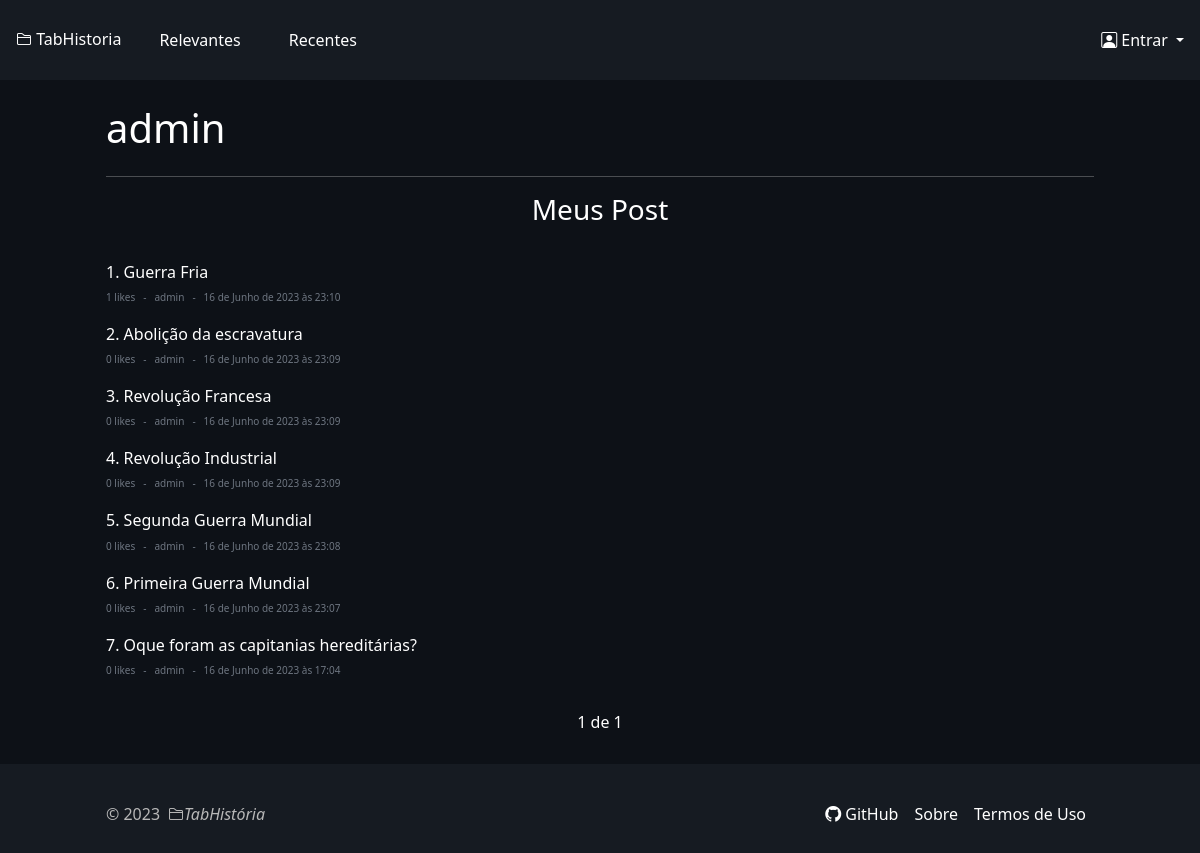
The page /client/profile/1/ on the database as committed earlier.
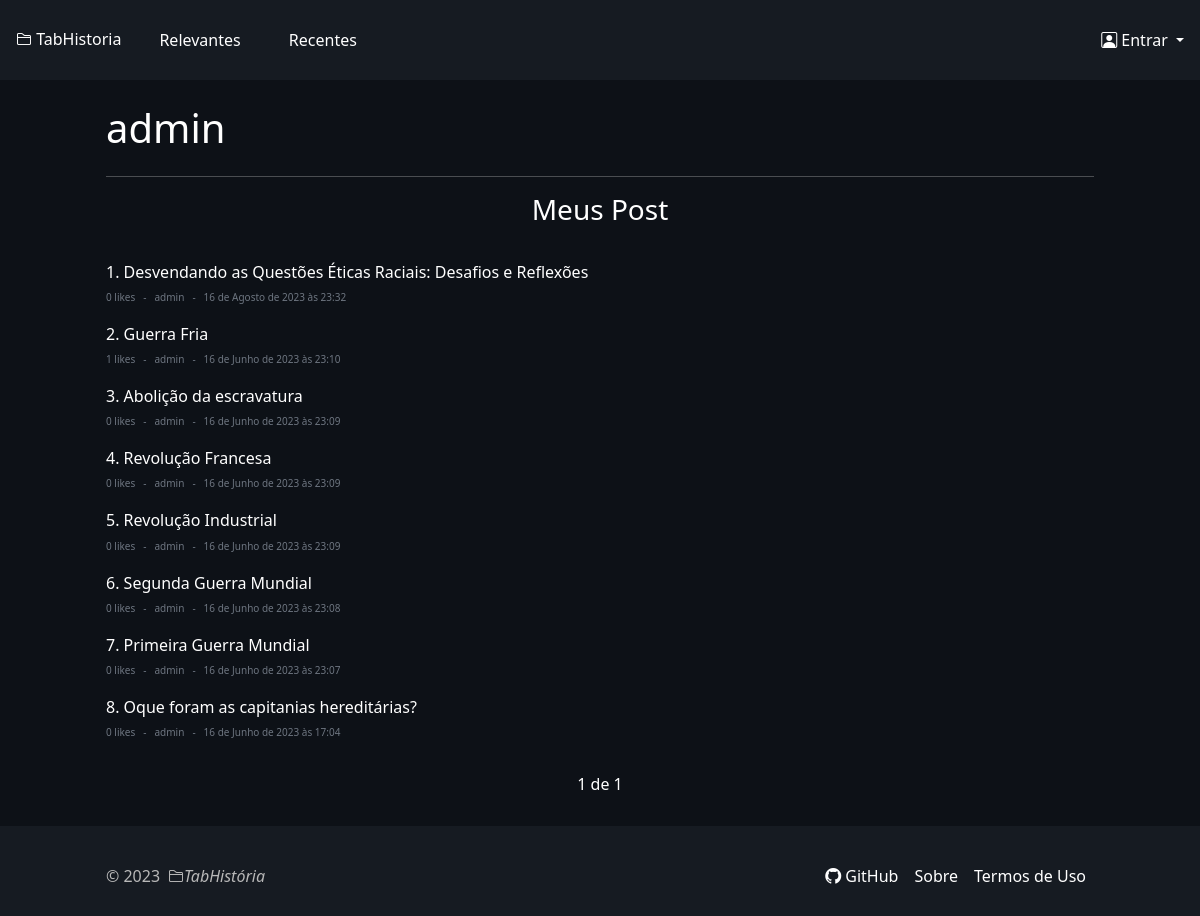
The same page on the database as committed later.
### apps/post/models.py (models this page shows, shortened)
class Post(models.Model):
    title = models.CharField(max_length=100)
    creator = models.ForeignKey(User, on_delete=models.CASCADE)
    likes = models.IntegerField(blank=True, null=True,  default=0)
    users_liked = models.ManyToManyField(
        User, related_name='users_liked', blank=True)
    users_disliked = models.ManyToManyField(
        User, related_name='users_disliked', blank=True)
    comments = models.ManyToManyField(Comment, blank=True)
    creation_date = models.DateTimeField(auto_now_add=True)
    update_date = models.DateTimeField(auto_now=True)
    content = models.TextField()

### apps/client/views.py (the view)
# urls.py: path('profile/<int:id>/', views.profile, name='profile'),
def profile(request, id):
    if request.method == 'GET':
        client = get_object_or_404(User, id=id)
        posts = post.get_posts(creator=client.id)
        paginator = Paginator(posts, 10)
        page = request.GET.get('page')
        posts = paginator.get_page(page)
        counter = paginator.page_range.start + posts.number - 1
        context = {
            'client': client, 'posts': posts,
            'counter': counter, 'page_quantity': 3
        }
        return render(request, 'pages/profile.html', context=context)
    return HttpResponse("Invalid request")

### core/custom_filters.py (called while the page is built)
@register.filter
def index_post(value, page):
    if page <= 1:
        return value
    return value + (page -1) * 10

### utils/post.py (called while the page is built)
def get_posts(**kwargs):
    return Post.objects.filter(
        **kwargs
    ).select_related(
        'creator'
    ).prefetch_related(
        'users_liked', 'users_disliked', 'comments'
    ).order_by('-creation_date')

### apps/client/templates/pages/profile.html (shortened to what this page needs)
{% extends 'base.html' %}
{% load static %}
{% load custom_filters %}
{% block body %}
<main class="dark-mode" id="main">
  <section class="container text-white pt-4">
    <div class="d-flex align-items-center justify-content-between">
      <h1 >{{client.username}}</h1>
    </div>
    <hr>
    <div class="d-flex flex-column align-items-center pb-4">
      <h3>Meus Post</h3>
    </div>
      {% for post in posts %}
      <div class="d-flex justify-content-between">
        <div class="news pt-1">
          <h2 class="fs-6">{{ forloop.counter|index_post:posts.number }}. <a href="{% url 'post:post_viewer' post.id %}">{{post.title}}</a></h2>
          <div class="more d-flex align-items-center justify-content-start gap-2">
            <p>{{ post.likes }} likes</p>
            <p>-</p>
            <p>{{post.creator}}</p>
            <p>-</p>
            <p>{{post.creation_date}}</p>
          </div>
        </div>
      </div>
      {% endfor %}
      <div class="container d-flex align-items-center justify-content-center pt-3">
        <span class="current">
          {{ posts.number }} de {{ posts.paginator.num_pages }}
        </span>
      </div>
  </main>
{% endblock %}

Rows that differ between the two databases and show on the page:
added Post: title "Desvendando as Questões Éticas Raciais: Desafios e Reflexões", likes "0", creator "admin", creation_date "16 de Agosto de 2023 às 23:32"
